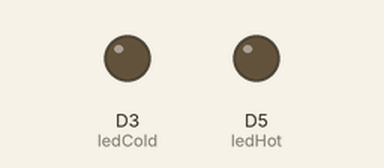
This sketch was run on a simulated Particle Photon. On the bench: output pins drawn as LEDs (lit = HIGH).

Above: at 0.0 s.
At 5.1 s:
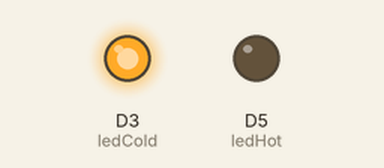
Timing chart, 0 to 6.6 s (numbered marks = the images above):
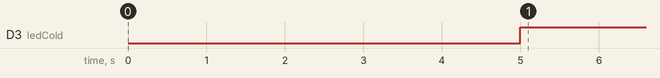

The sketch:

project-code.ino
```cpp
#include "Adafruit_DHT.h"


// Example testing sketch for various DHT humidity/temperature sensors
// Written by ladyada, modified by PirateGuy97

#define DHTPIN 7     // what pin we're connected to

// Uncomment whatever type you're using!
#define DHTTYPE DHT11		// DHT 11
//#define DHTTYPE DHT22		// DHT 22 (AM2302)
//#define DHTTYPE DHT21		// DHT 21 (AM2301)

DHT dht(DHTPIN, DHTTYPE);
int cold = 10; //Minimum value of desired temperature range
int hot = 35; //Maximum value of desired temperature range
int ledCold = D3; //"Too Cold" light
int ledHot = D5; //"Too hot" light

void setup() {
	dht.begin();
	pinMode(ledCold, OUTPUT);
	pinMode(ledHot, OUTPUT);
}

void loop() {
    delay(5000);
    digitalWrite(ledCold, LOW);
    digitalWrite(ledHot, LOW);
	float temp = dht.getTempCelcius();
	if (temp < cold)
	{
	    digitalWrite(ledCold, HIGH);
	}
	else if (temp > hot)
	{
	    digitalWrite(ledHot, HIGH);
	}
	String temperature = String(temp);

    Particle.publish("temperature", temperature, PRIVATE);
}
```

Measured:
- by itself, D3 (ledCold): LOW → HIGH at 5.0 s
